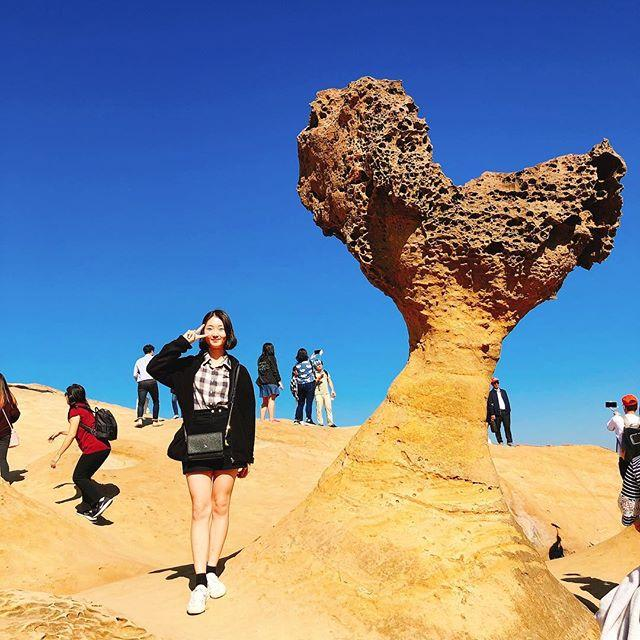
#> input picture Opencv/images/test6.jpg, 640 x 640 px
$ jupyter execute hough.ipynb
#> lines starting #> are read from the running program, lines starting #| are printed output that depends on the picture; after the words box and inside, x2 and y2 are one past the last pixel; in counts of white or black regions, pixels touching at a corner belong together
[cell 1]
import cv2
import numpy as np
import matplotlib.pyplot as plt

src = cv2.imread('images/test6.jpg')
#> src is the input picture: shape (640, 640, 3); mean B, G, R 147.1, 134.1, 124.6
dst = src.copy()
gray = cv2.cvtColor(src, cv2.COLOR_BGR2GRAY)
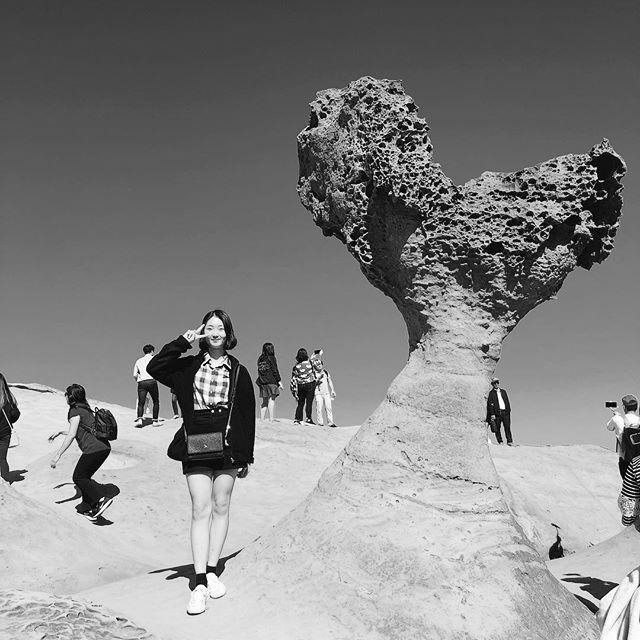
#> gray: shape (640, 640); min 0, max 255, mean 132.8
plt.imshow(gray, cmap='gray', vmin=0, vmax=255)
plt.show()

canny = cv2.Canny(gray, 2500, 1500, apertureSize=5, L2gradient=True)
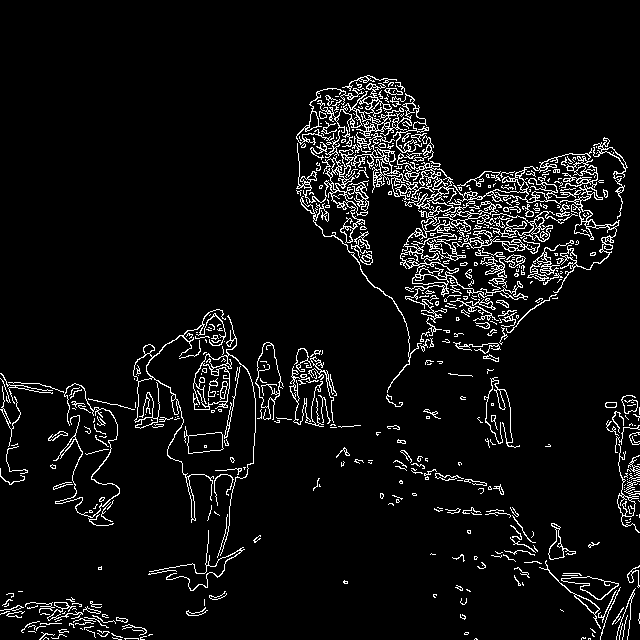
#> canny: shape (640, 640); 6% white in thin lines or dots, all inside (x1, y1, x2, y2) = (0, 75, 640, 640)
plt.imshow(canny)
plt.show()

# lines = cv2.HoughLines(canny, 1, (np.pi) / 180, 100)
lines = cv2.HoughLinesP(canny, 1, np.pi / 360, 120, minLineLength=200, maxLineGap=200)
#> lines = 46 rows, first 6: [321, 90, 639, 408], [57, 638, 528, 167], [313, 100, 638, 425], [368, 75, 600, 636], [367, 75, 600, 638], [112, 634, 606, 140]

for i in lines:
    ### HoughP
    x1, y1, x2, y2 = i[0]
    cv2.line(dst, (x1, y1), (x2, y2), (0, 0, 255), 3, cv2.LINE_AA)
#> this loop made 46 passes
#> (x1, y1, x2, y2) on passes 1 to 12: (321, 90, 639, 408), (57, 638, 528, 167), (313, 100, 638, 425), (368, 75, 600, 636), (367, 75, 600, 638), (112, 634, 606, 140), (347, 86, 555, 294), (125, 638, 614, 149), (319, 91, 639, 411), (316, 92, 635, 411), (352, 81, 559, 288), (312, 108, 638, 434)
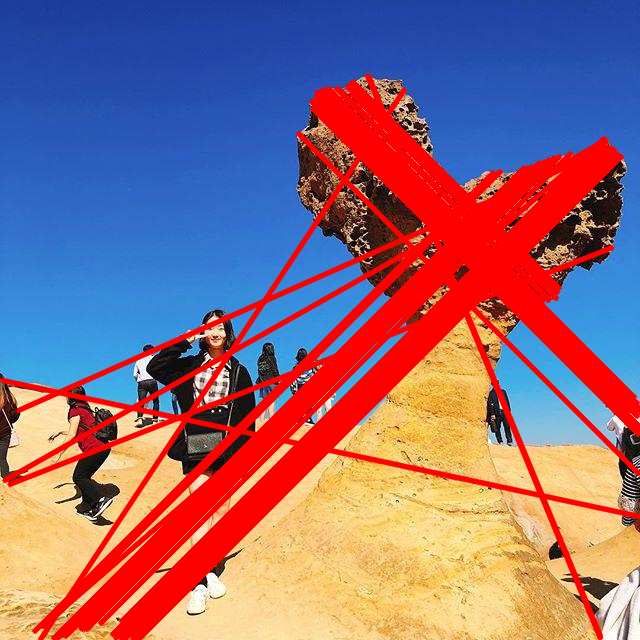
#> dst: shape (640, 640, 3); mean B, G, R 123.7, 107.1, 145.3

    # [14 lines of commented-out code are left out]

plt.imshow(dst)
plt.show()

$ run again, with Opencv/images/test1.jpg copied over Opencv/images/test6.jpg
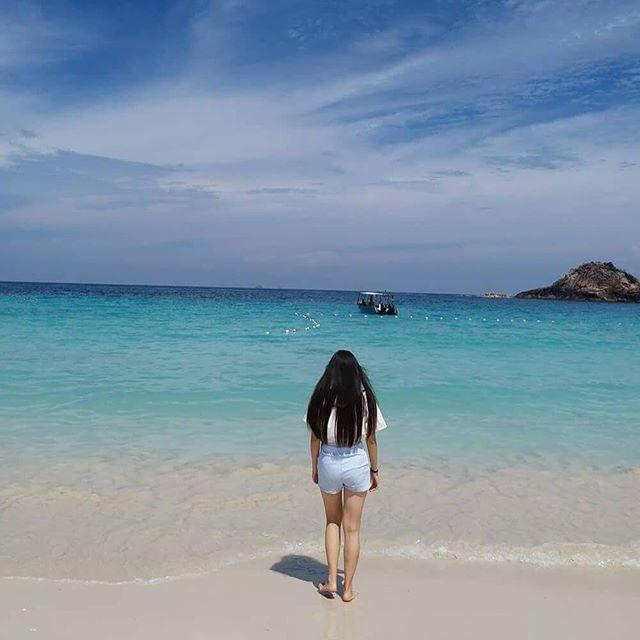
#> input picture Opencv/images/test1.jpg, 640 x 640 px
#> src is the input picture: shape (640, 640, 3); mean B, G, R 168, 149.1, 127.2
#> `canny = cv2.Canny(gray, 2500, 1500, apertureSize=5, L2gradient=True)`:
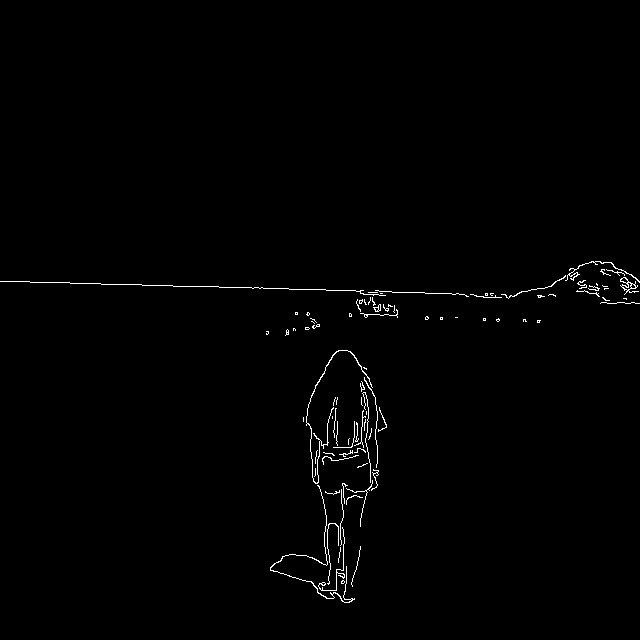
#> canny: shape (640, 640); 0.81% white in thin lines or dots, all inside (x1, y1, x2, y2) = (0, 261, 640, 603)
#> lines = [[0, 281, 626, 298]]
#> the loop `for i in lines:` made 1 pass
#> after the loop `for i in lines:`:
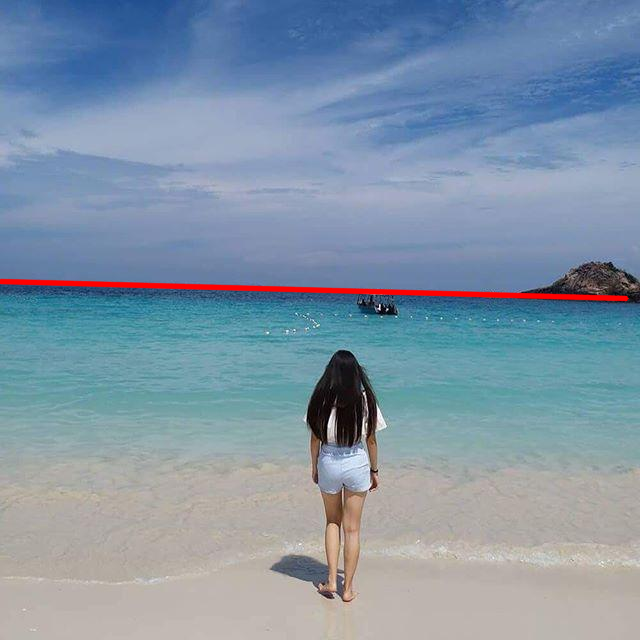
#> dst: shape (640, 640, 3); 1.07% of pixels changed, all inside (x1, y1, x2, y2) = (0, 278, 630, 302)

$ run again, with Opencv/images/test2.jpg copied over Opencv/images/test6.jpg
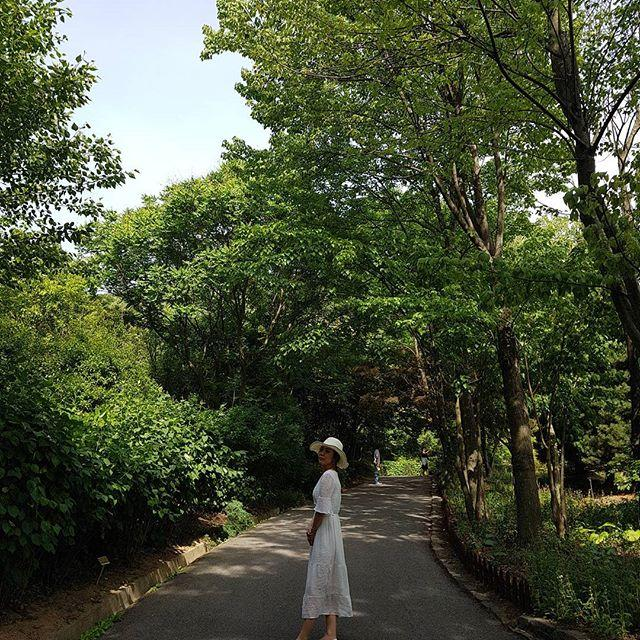
#> input picture Opencv/images/test2.jpg, 640 x 640 px
#> src is the input picture: shape (640, 640, 3); mean B, G, R 59, 80.9, 73.5
#> `canny = cv2.Canny(gray, 2500, 1500, apertureSize=5, L2gradient=True)`:
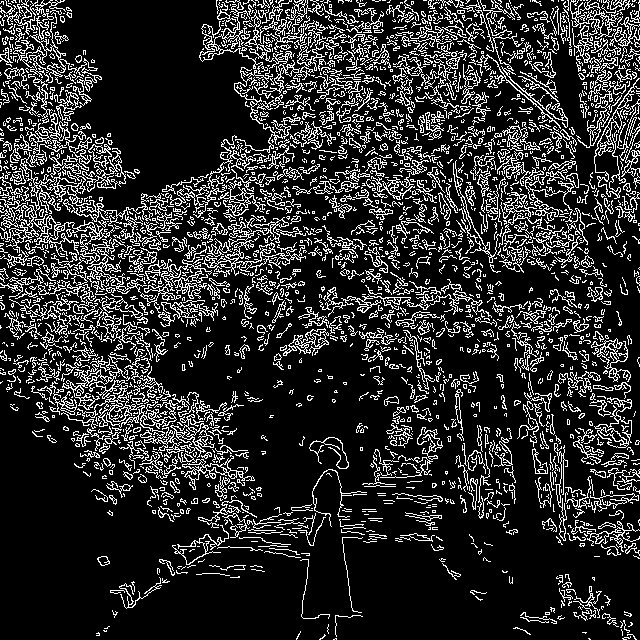
#> canny: shape (640, 640); 17.5% white in thin lines or dots
#> lines = 246 rows, first 6: [202, 32, 639, 469], [1, 296, 581, 0], [152, 489, 639, 2], [37, 436, 467, 6], [149, 505, 638, 16], [13, 335, 635, 83]
#> the loop `for i in lines:` made 246 passes
#> after the loop `for i in lines:`:
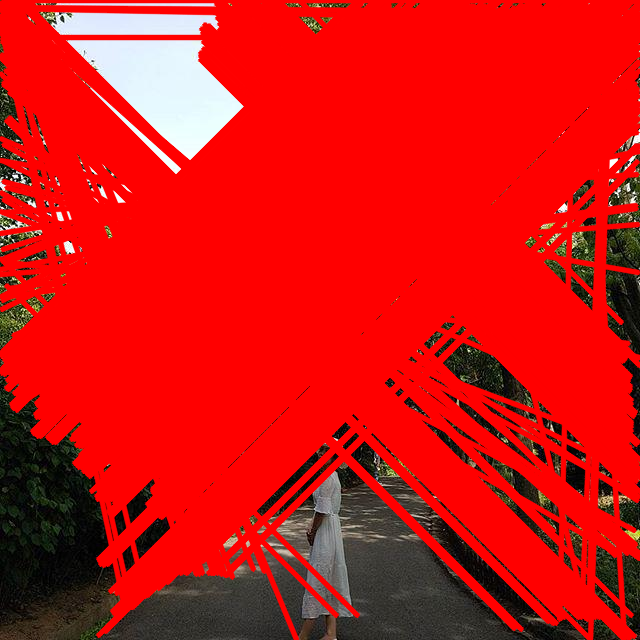
#> dst: shape (640, 640, 3); mean B, G, R 18, 20.1, 207.9

$ run again, with Opencv/images/test3.jpg copied over Opencv/images/test6.jpg
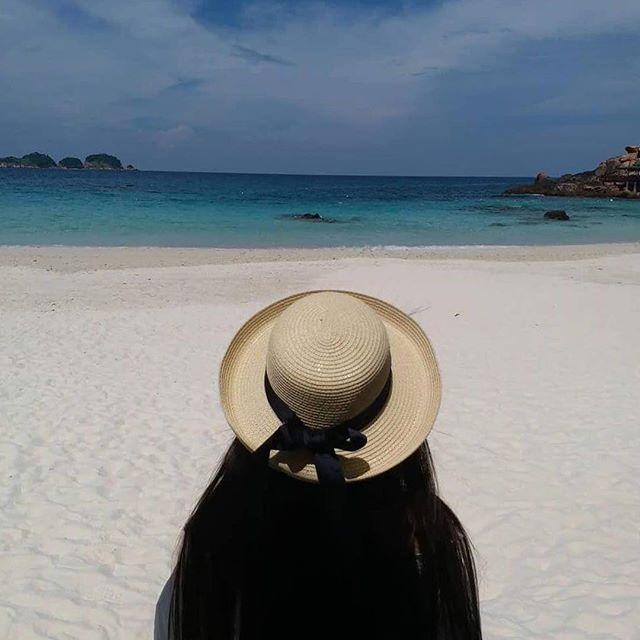
#> input picture Opencv/images/test3.jpg, 640 x 640 px
#> src is the input picture: shape (640, 640, 3); mean B, G, R 135.6, 129.5, 122
#> `canny = cv2.Canny(gray, 2500, 1500, apertureSize=5, L2gradient=True)`:
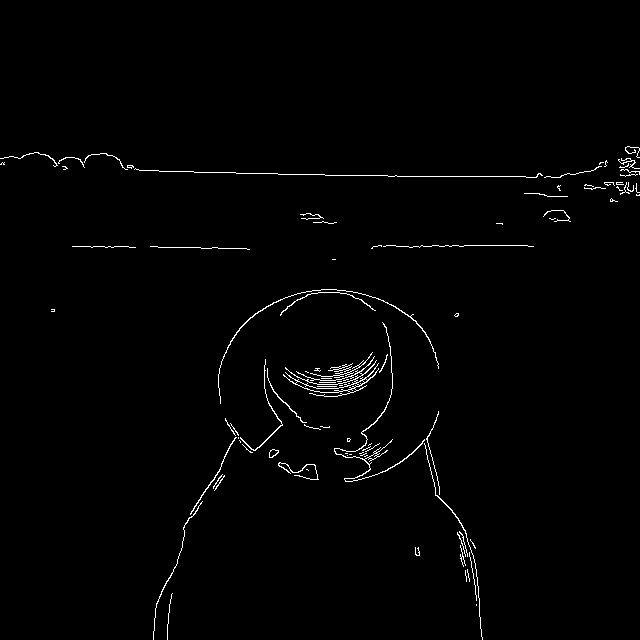
#> canny: shape (640, 640); 1.2% white in thin lines or dots, all inside (x1, y1, x2, y2) = (0, 146, 640, 640)
#> lines = [[325, 175, 560, 177], [66, 168, 370, 175], [201, 248, 527, 245]]
#> the loop `for i in lines:` made 3 passes
#> after the loop `for i in lines:`:
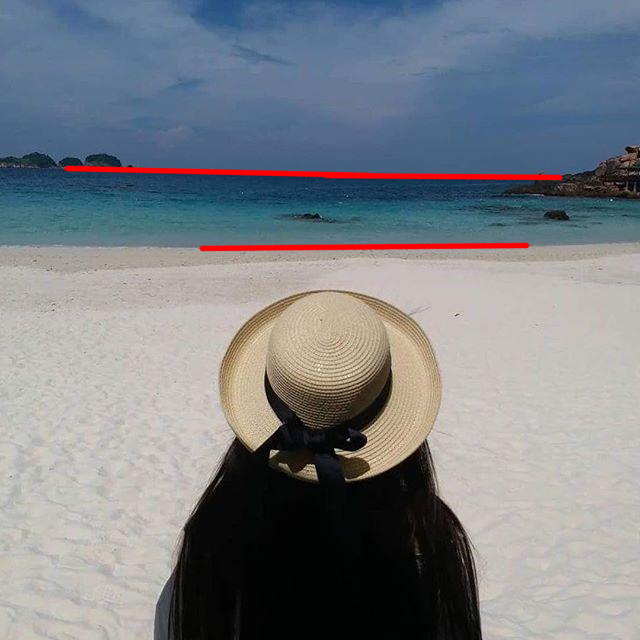
#> dst: shape (640, 640, 3); 1.42% of pixels changed, all inside (x1, y1, x2, y2) = (63, 165, 564, 252)
